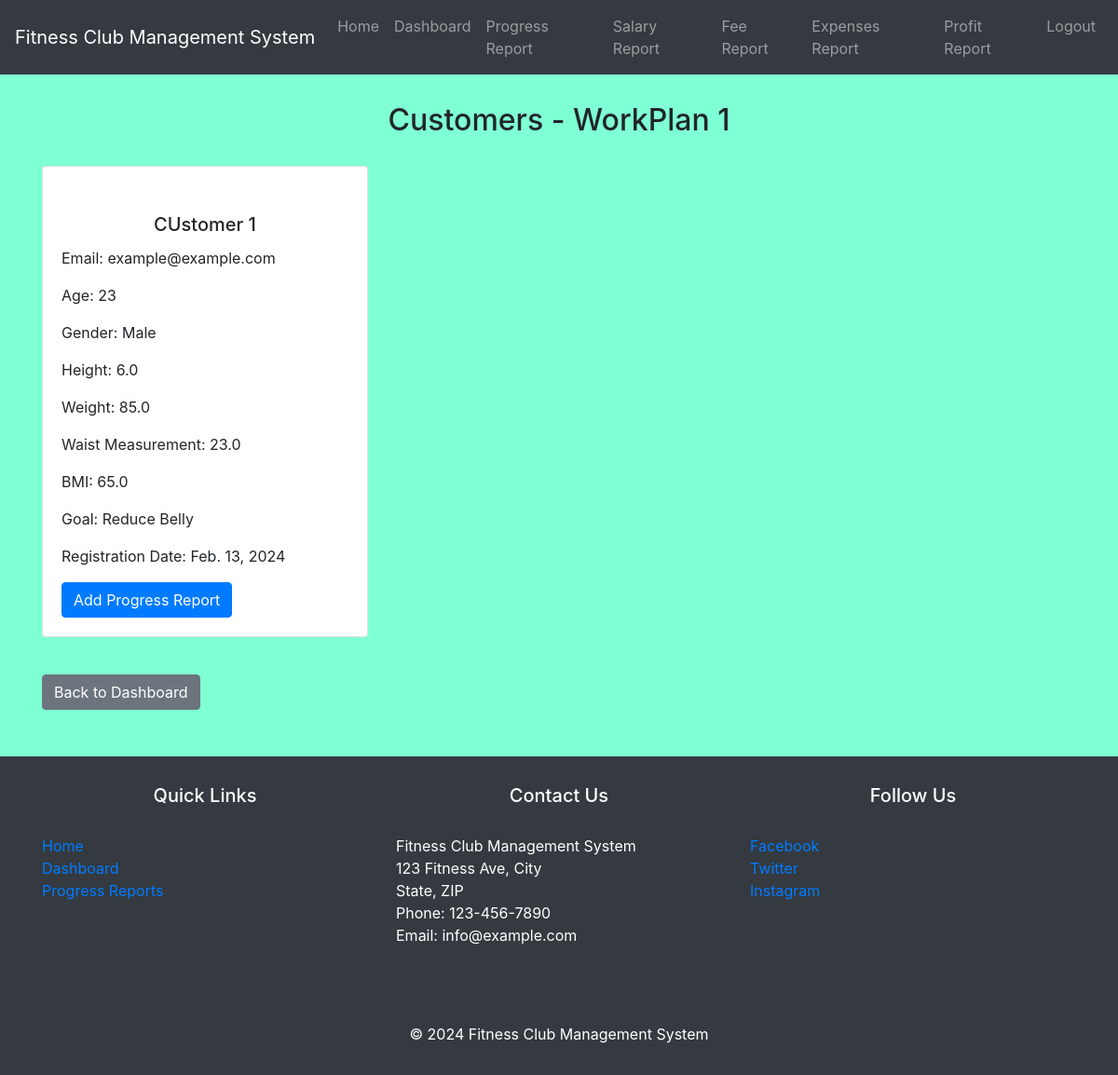
The app's page /workout-plan/1/customers/ (signed in) with its own data.
### myapp/models.py (models this page shows, shortened)
class WorkoutPlan(models.Model):
    workout_id = models.AutoField(primary_key=True)
    name = models.CharField(max_length=100)
    category = models.CharField(max_length=100)
    description = models.TextField()
    instructor = models.ForeignKey(Instructor, on_delete=models.CASCADE)

class Customer(models.Model):
    customer_id = models.AutoField(primary_key=True)
    username = models.CharField(max_length=150, unique=True)
    email = models.EmailField(max_length=150, unique=True, default='example@example.com')
    password = models.CharField(max_length=128)
    name = models.CharField(max_length=100)
    age = models.IntegerField()
    GENDER_CHOICES = [
        ('M', 'Male'),
        ('F', 'Female'),
        ('O', 'Other')
    ]
    gender = models.CharField(max_length=1, choices=GENDER_CHOICES)
    height = models.FloatField()
    weight = models.FloatField()
    waist_measurement = models.FloatField()
    BMI = models.FloatField()
    goal = models.CharField(max_length=100)
    workout_plan = models.ForeignKey(WorkoutPlan, on_delete=models.SET_NULL, null=True)
    registration_date = models.DateField(auto_now_add=True)

### myapp/views.py (the view)
# urls.py: path('workout-plan/<int:workout_plan_id>/customers/', views.customer_view, name='customer_view'),
def customer_view(request, workout_plan_id):
    instructor_id = request.session.get('instructor_id')
    if instructor_id:
        try:
            instructor = Instructor.objects.get(pk=instructor_id)
            workout_plan = get_object_or_404(WorkoutPlan, pk=workout_plan_id, instructor=instructor)
            customers = Customer.objects.filter(workout_plan=workout_plan)
            return render(request, 'customer_view.html', {'instructor': instructor, 'workout_plan': workout_plan, 'customers': customers})
        except Instructor.DoesNotExist:
            return redirect('login')
    else:
        return redirect('login')

### myapp/templates/customer_view.html (shortened to what this page needs)
{% extends 'base.html' %}
{% block content %}
<div class="container">
    <h2>Customers - {{ workout_plan.name }}</h2>
    <div class="row">
        {% for customer in customers %}
        <div class="col-md-4 mb-4">
            <div class="card">
                <div class="card-body">
                    <h5 class="card-title">{{ customer.name }}</h5>
                    <p class="card-text">Email: {{ customer.email }}</p>
                    <p class="card-text">Age: {{ customer.age }}</p>
                    <p class="card-text">Gender: {{ customer.get_gender_display }}</p>
                    <p class="card-text">Height: {{ customer.height }}</p>
                    <p class="card-text">Weight: {{ customer.weight }}</p>
                    <p class="card-text">Waist Measurement: {{ customer.waist_measurement }}</p>
                    <p class="card-text">BMI: {{ customer.BMI }}</p>
                    <p class="card-text">Goal: {{ customer.goal }}</p>
                    <p class="card-text">Registration Date: {{ customer.registration_date }}</p>
                    <a href="{% url 'add_progress_report' workout_plan_id=workout_plan.workout_id customer_id=customer.customer_id %}" class="btn btn-primary">Add Progress Report</a>
                </div>
            </div>
        </div>
        {% empty %}
        <div class="col-md-12">
            <p>No customers available.</p>
        </div>
        {% endfor %}
    </div>
    <a href="{% url 'instructor_dashboard' %}" class="btn btn-secondary mt-3">Back to Dashboard</a>
</div>
{% endblock %}

### records on screen
WorkoutPlan: name "WorkPlan 1"
Customer: name "CUstomer 1", email "example@example.com", age "23", gender "Male", height "6.0", weight "85.0", waist_measurement "23.0", BMI "65.0", goal "Reduce Belly", registration_date "Feb. 13, 2024"
